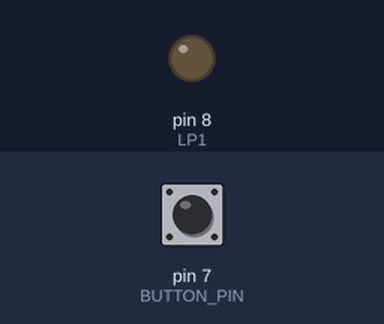
Simulated run of this sketch. Board: Arduino Uno, built with avr-gcc and run on an emulated ATmega328P. Shown: output pins drawn as LEDs (lit = HIGH). Dashed ring = blinking. Inputs (shaded band) come from the test bench; at power-on: pin 7 (BUTTON_PIN) LOW.

Above: at 1.2 s.
1.3 s: pin 7 (BUTTON_PIN) pulled HIGH for 3.2 s
At 1.7 s:
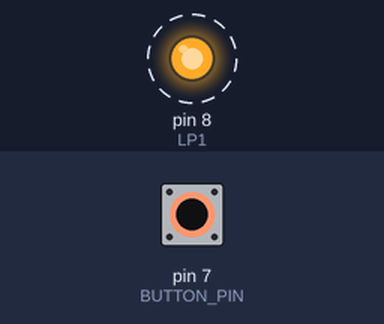
Timing chart, 0 to 6.3 s (numbered marks = the images above; inputs shaded):
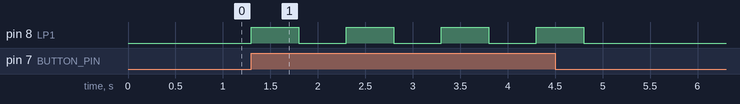

Measured:
- after the input at 1.3 s, pin 8 (LP1): alternates HIGH for 0.50 s and LOW for 0.50 s, 8 changes in all, then stays LOW, starting at once

The sketch:

Coil_gun_copy_20240911221906.ino
```cpp
// This is the code for a 2 Staged Time Sequenced Coil-gun.
// Where LP are the buttons that controls when to open and close the circuit for each stage.
#define LP1 8 // Stage1 button
#define BUTTON_PIN 7  // The general button that fires the coil-gun

void setup() {
  pinMode(LP1, OUTPUT);
  pinMode(BUTTON_PIN, INPUT);
}

void loop() {
  if (digitalRead(BUTTON_PIN) == HIGH) {
    digitalWrite(LP1, HIGH);
    delay(500);     // Stage1 open time
    digitalWrite(LP1, LOW);
    delay(500);     // Time to wait for the projectile to enter stage2
  }
  else {
    digitalWrite(LP1, LOW);
  }
}
```
